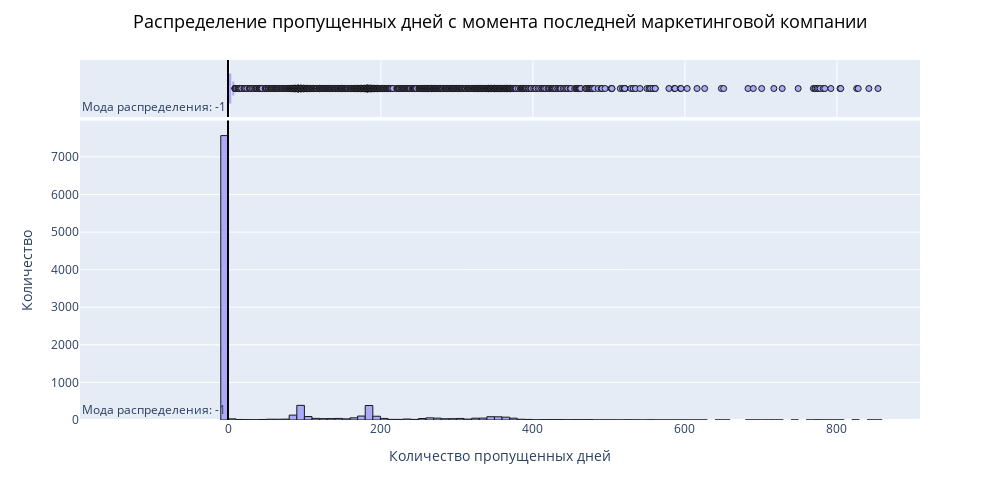

The cell this chart's notebook holds for it:
### Markdown cell above
<div class="alert alert-success">
Чаще всего с количество контактов с клиентами было 1 (оно и минимальное количество), максимально 43 - возможно это наши ребята с которыми были длительные разговоры.

### Code cell
quant_fig('pdays', 'пропущенных дней с момента последней маркетинговой компании', 'Количество пропущенных дней')

### Figure 1 — Plotly figure (JSON) as saved in the notebook; plotly's stock layout.template omitted (floating-point values rounded to 4 significant figures; data arrays with more than 128 entries replaced by an {"elided": "..."} marker saying what was removed)
{"data": [{"alignmentgroup": "True", "bingroup": "x", "hoverinfo": "all", "hovertemplate": "Количество пропущенных дней: %{x}<br> Количество: %{y}", "legendgroup": "", "marker": {"color": "rgb(164, 163, 249)", "line": {"color": "black", "width": 1}, "pattern": {"shape": ""}}, "name": "", "nbinsx": 100, "offsetgroup": "", "opacity": 0.9, "orientation": "v", "showlegend": false, "type": "histogram", "x": {"elided": "10105 int values"}, "xaxis": "x", "yaxis": "y"}, {"alignmentgroup": "True", "hoverinfo": "all", "hovertemplate": "Количество пропущенных дней: %{x}<br> Количество: %{y}", "legendgroup": "", "marker": {"color": "rgb(164, 163, 249)", "line": {"color": "black", "width": 1}}, "name": "", "notched": true, "offsetgroup": "", "opacity": 0.9, "showlegend": false, "type": "box", "x": {"elided": "10105 int values"}, "xaxis": "x2", "yaxis": "y2"}], "layout": {"annotations": [{"showarrow": false, "text": "Мода распределения: -1", "x": -1, "xanchor": "right", "xref": "x", "y": 0, "yanchor": "bottom", "yref": "y domain"}, {"showarrow": false, "text": "Мода распределения: -1", "x": -1, "xanchor": "right", "xref": "x2", "y": 0, "yanchor": "bottom", "yref": "y2 domain"}], "barmode": "relative", "height": 500, "legend": {"tracegroupgap": 0}, "margin": {"t": 60}, "shapes": [{"line": {"color": "black", "width": 2}, "type": "line", "x0": -1, "x1": -1, "xref": "x", "y0": 0, "y1": 1, "yref": "y domain"}, {"line": {"color": "black", "width": 2}, "type": "line", "x0": -1, "x1": -1, "xref": "x2", "y0": 0, "y1": 1, "yref": "y2 domain"}], "title": {"font": {"color": "black", "size": 18}, "text": "Распределение пропущенных дней с момента последней маркетинговой компании", "x": 0.5, "xanchor": "center", "y": 0.97, "yanchor": "top"}, "width": 1000, "xaxis": {"anchor": "y", "domain": [0, 1], "showspikes": true, "title": {"text": "Количество пропущенных дней"}}, "xaxis2": {"anchor": "y2", "domain": [0, 1], "matches": "x", "showgrid": true, "showspikes": true, "showticklabels": false}, "yaxis": {"anchor": "x", "domain": [0, 0.8316], "showspikes": true, "title": {"text": "Количество"}}, "yaxis2": {"anchor": "x2", "domain": [0.8416, 1], "matches": "y2", "showgrid": false, "showline": false, "showspikes": true, "showticklabels": false, "ticks": ""}}}
